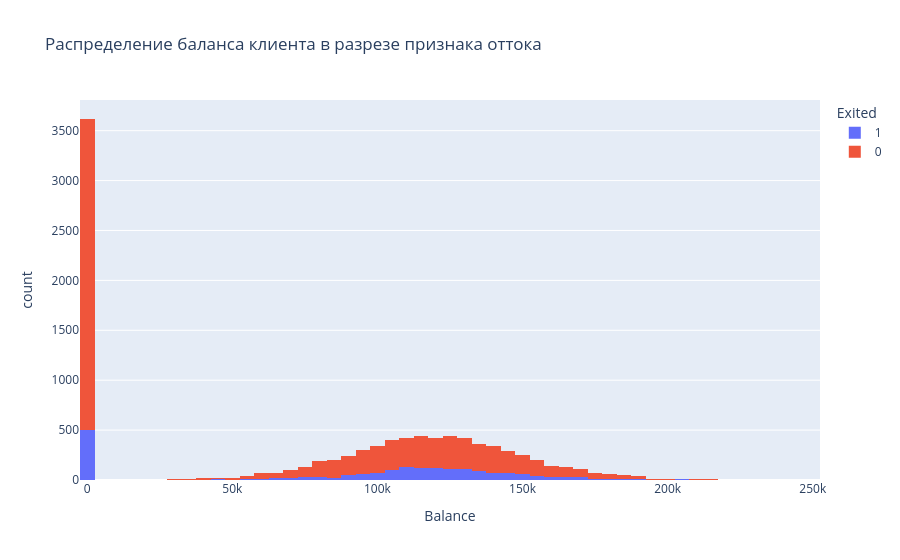

The cell this chart's notebook holds for it:
### Markdown cell above
Большинство клиентов имеют баланс от 96 до 140 тысяч. Очень мало клиентов имеют баланс менее 50 или более 200 тысяч.

### Code cell
fig = px.histogram(churn_data, x = 'Balance', color= 'Exited', title = 'Распределение баланса клиента в разрезе признака оттока')
fig.show()

### Figure 1 — Plotly figure (JSON) as saved in the notebook; plotly's stock layout.template omitted (floating-point values rounded to 4 significant figures; data arrays with more than 128 entries replaced by an {"elided": "..."} marker saying what was removed)
{"data": [{"bingroup": "x", "hovertemplate": "Exited=1<br>Balance=%{x}<br>count=%{y}<extra></extra>", "legendgroup": "1", "marker": {"color": "#636efa", "pattern": {"shape": ""}}, "name": "1", "orientation": "v", "showlegend": true, "type": "histogram", "x": {"elided": "2037 float values"}, "xaxis": "x", "yaxis": "y"}, {"bingroup": "x", "hovertemplate": "Exited=0<br>Balance=%{x}<br>count=%{y}<extra></extra>", "legendgroup": "0", "marker": {"color": "#EF553B", "pattern": {"shape": ""}}, "name": "0", "orientation": "v", "showlegend": true, "type": "histogram", "x": {"elided": "7963 float values"}, "xaxis": "x", "yaxis": "y"}], "layout": {"barmode": "relative", "legend": {"title": {"text": "Exited"}, "tracegroupgap": 0}, "title": {"text": "Распределение баланса клиента в разрезе признака оттока"}, "xaxis": {"anchor": "y", "domain": [0, 1], "title": {"text": "Balance"}}, "yaxis": {"anchor": "x", "domain": [0, 1], "title": {"text": "count"}}}}
